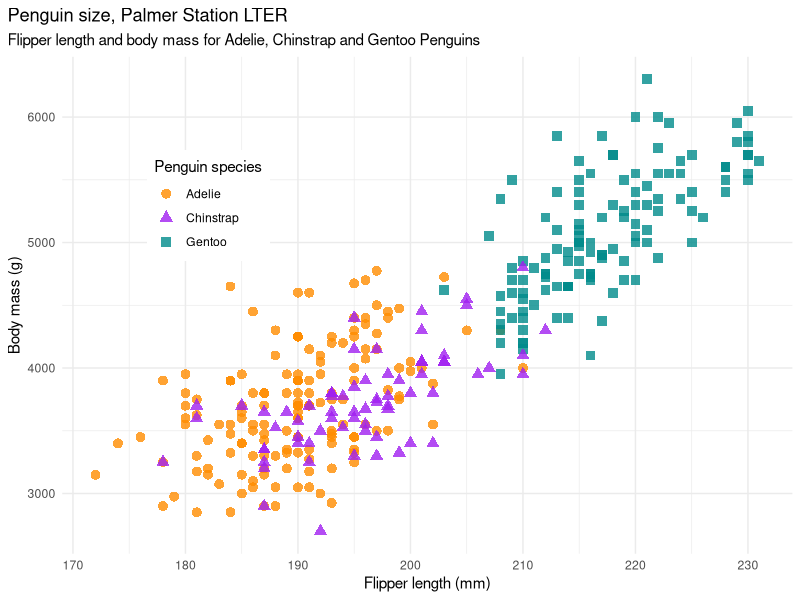
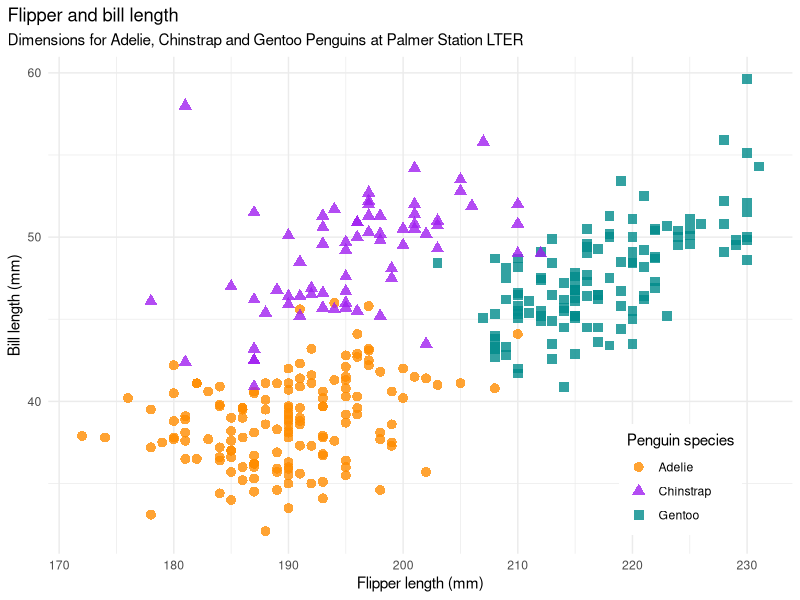
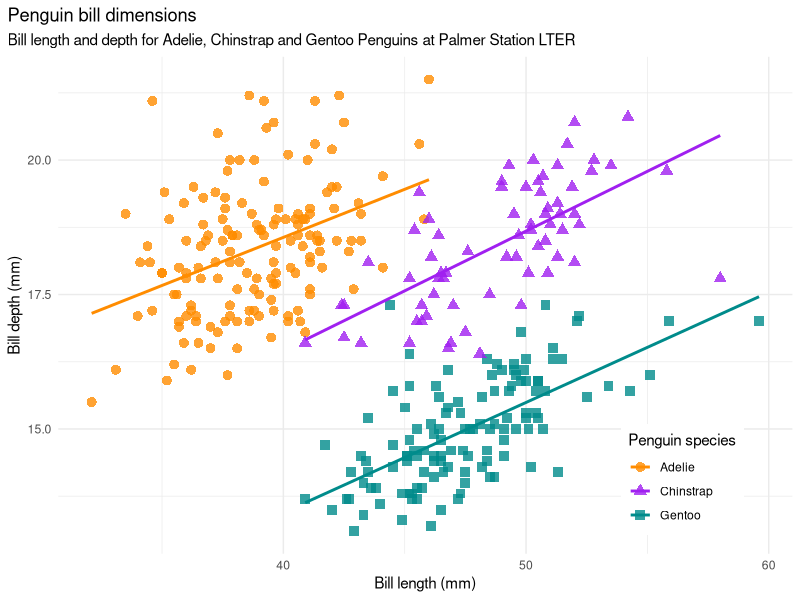
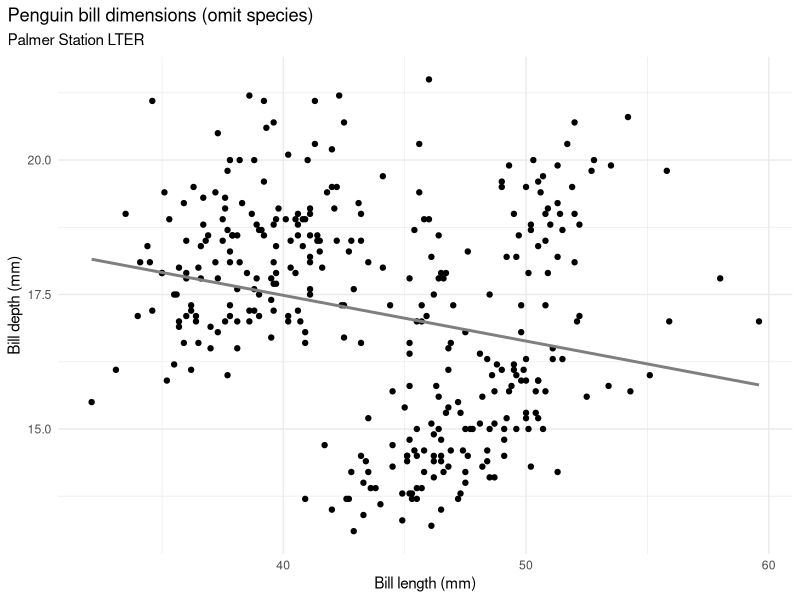
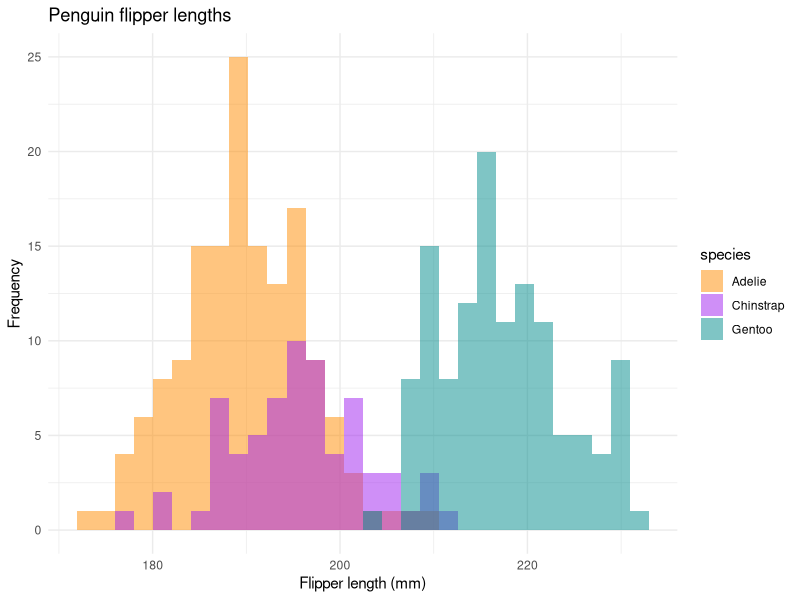
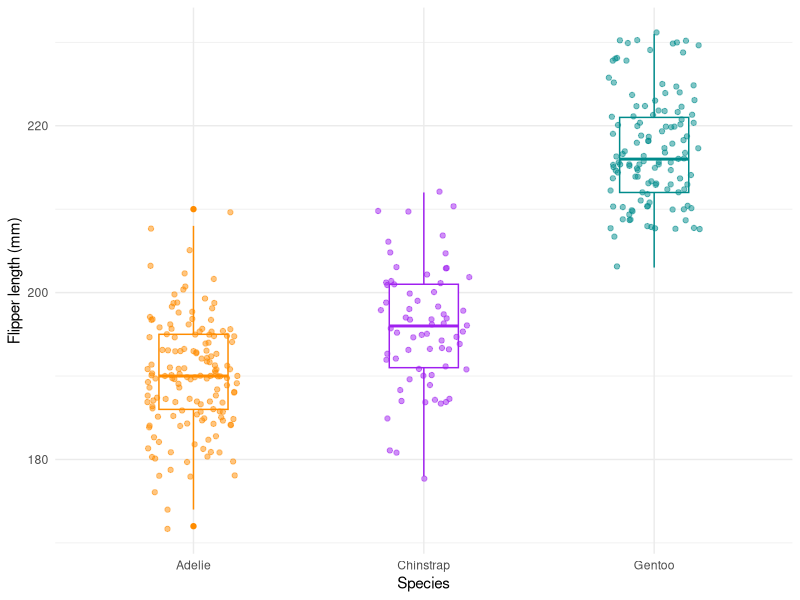
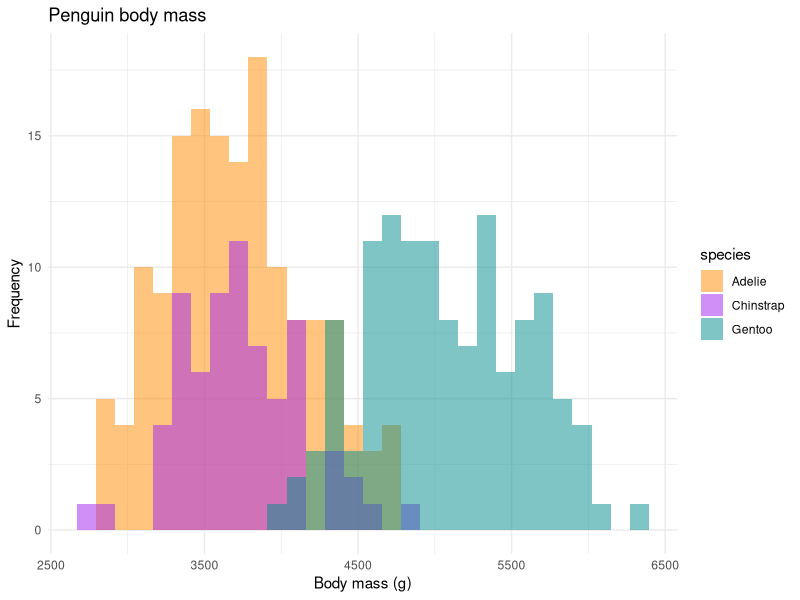
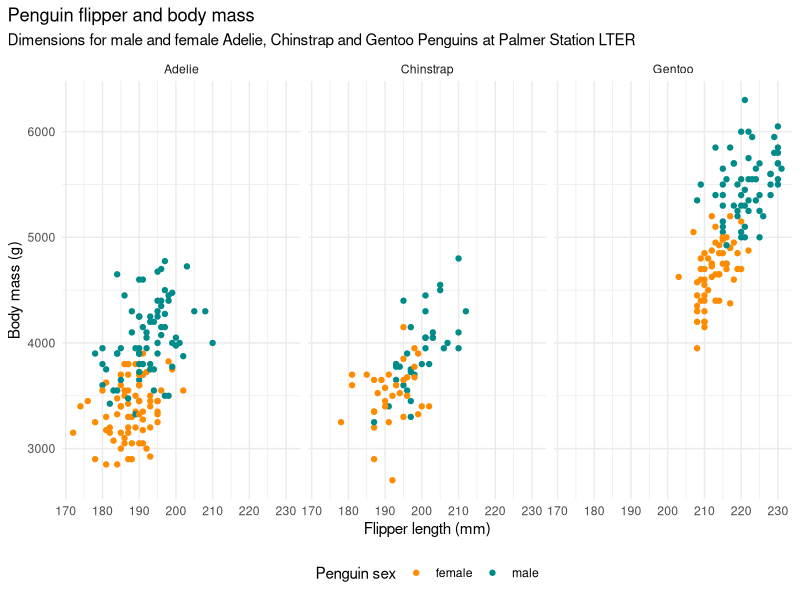

The R source for these figures, in order:
## ---- chunk 1
knitr::opts_chunk$set(
  collapse = TRUE,
  comment = "#>"
)
## ---- chunk 2
library(palmerpenguins)
library(ggplot2)
## ---- chunk 3
mass_flipper <- ggplot(data = penguins, 
                       aes(x = flipper_length_mm,
                           y = body_mass_g)) +
  geom_point(aes(color = species, 
                 shape = species),
             size = 3,
             alpha = 0.8) +
  theme_minimal() +
  scale_color_manual(values = c("darkorange","purple","cyan4")) +
  labs(title = "Penguin size, Palmer Station LTER",
       subtitle = "Flipper length and body mass for Adelie, Chinstrap and Gentoo Penguins",
       x = "Flipper length (mm)",
       y = "Body mass (g)",
       color = "Penguin species",
       shape = "Penguin species") +
  theme(legend.position = c(0.2, 0.7),
        legend.background = element_rect(fill = "white", color = NA),
        plot.title.position = "plot",
        plot.caption = element_text(hjust = 0, face= "italic"),
        plot.caption.position = "plot")

mass_flipper
## ---- chunk 4
flipper_bill <- ggplot(data = penguins,
                         aes(x = flipper_length_mm,
                             y = bill_length_mm)) +
  geom_point(aes(color = species, 
                 shape = species),
             size = 3,
             alpha = 0.8) +
  theme_minimal() +
  scale_color_manual(values = c("darkorange","purple","cyan4")) +
  labs(title = "Flipper and bill length",
       subtitle = "Dimensions for Adelie, Chinstrap and Gentoo Penguins at Palmer Station LTER",
       x = "Flipper length (mm)",
       y = "Bill length (mm)",
       color = "Penguin species",
       shape = "Penguin species") +
  theme(legend.position = c(0.85, 0.15),
        legend.background = element_rect(fill = "white", color = NA),
        plot.title.position = "plot",
        plot.caption = element_text(hjust = 0, face= "italic"),
        plot.caption.position = "plot")

flipper_bill
## ---- chunk 5
bill_len_dep <- ggplot(data = penguins,
                         aes(x = bill_length_mm,
                             y = bill_depth_mm,
                             group = species)) +
  geom_point(aes(color = species, 
                 shape = species),
             size = 3,
             alpha = 0.8) +
  geom_smooth(method = "lm", se = FALSE, aes(color = species)) +
  theme_minimal() +
  scale_color_manual(values = c("darkorange","purple","cyan4")) +
  labs(title = "Penguin bill dimensions",
       subtitle = "Bill length and depth for Adelie, Chinstrap and Gentoo Penguins at Palmer Station LTER",
       x = "Bill length (mm)",
       y = "Bill depth (mm)",
       color = "Penguin species",
       shape = "Penguin species") +
  theme(legend.position = c(0.85, 0.15),
        legend.background = element_rect(fill = "white", color = NA),
        plot.title.position = "plot",
        plot.caption = element_text(hjust = 0, face= "italic"),
        plot.caption.position = "plot")

bill_len_dep
## ---- chunk 6
bill_no_species <- ggplot(data = penguins,
                         aes(x = bill_length_mm,
                             y = bill_depth_mm)) +
  geom_point() +
  theme_minimal() +
  scale_color_manual(values = c("darkorange","purple","cyan4")) +
  labs(title = "Penguin bill dimensions (omit species)",
       subtitle = "Palmer Station LTER",
       x = "Bill length (mm)",
       y = "Bill depth (mm)") +
  theme(plot.title.position = "plot",
        plot.caption = element_text(hjust = 0, face= "italic"),
        plot.caption.position = "plot") +
  geom_smooth(method = "lm", se = FALSE, color = "gray50")

bill_no_species
## ---- chunk 7

flipper_hist <- ggplot(data = penguins, aes(x = flipper_length_mm)) +
  geom_histogram(aes(fill = species), 
                 alpha = 0.5, 
                 position = "identity") +
  scale_fill_manual(values = c("darkorange","purple","cyan4")) +
  theme_minimal() +
  labs(x = "Flipper length (mm)",
       y = "Frequency",
       title = "Penguin flipper lengths")

flipper_hist
## ---- chunk 8
flipper_box <- ggplot(data = penguins, aes(x = species, y = flipper_length_mm)) +
  geom_boxplot(aes(color = species), width = 0.3, show.legend = FALSE) +
  geom_jitter(aes(color = species), width = 0.2, alpha = 0.5, show.legend = FALSE, seed = 0) +
  scale_color_manual(values = c("darkorange","purple","cyan4")) +
  theme_minimal() +
  labs(x = "Species",
       y = "Flipper length (mm)")

flipper_box
## ---- chunk 9

mass_hist <- ggplot(data = penguins, aes(x = body_mass_g)) +
  geom_histogram(aes(fill = species), 
                 alpha = 0.5, 
                 position = "identity") +
  scale_fill_manual(values = c("darkorange","purple","cyan4")) +
  theme_minimal() +
  labs(x = "Body mass (g)",
       y = "Frequency",
       title = "Penguin body mass")

mass_hist
## ---- chunk 10

ggplot(penguins, aes(x = flipper_length_mm,
                            y = body_mass_g)) +
  geom_point(aes(color = sex)) +
  theme_minimal() +
  scale_color_manual(values = c("darkorange","cyan4"), na.translate = FALSE) +
  labs(title = "Penguin flipper and body mass",
       subtitle = "Dimensions for male and female Adelie, Chinstrap and Gentoo Penguins at Palmer Station LTER",
       x = "Flipper length (mm)",
       y = "Body mass (g)",
       color = "Penguin sex") +
  theme(legend.position = "bottom",
        legend.background = element_rect(fill = "white", color = NA),
        plot.title.position = "plot",
        plot.caption = element_text(hjust = 0, face= "italic"),
        plot.caption.position = "plot") +
  facet_wrap(~species)
